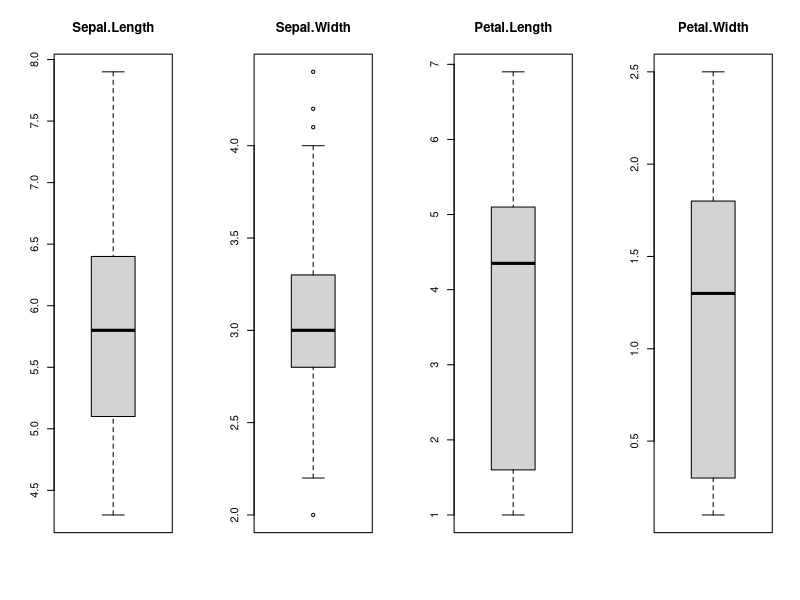
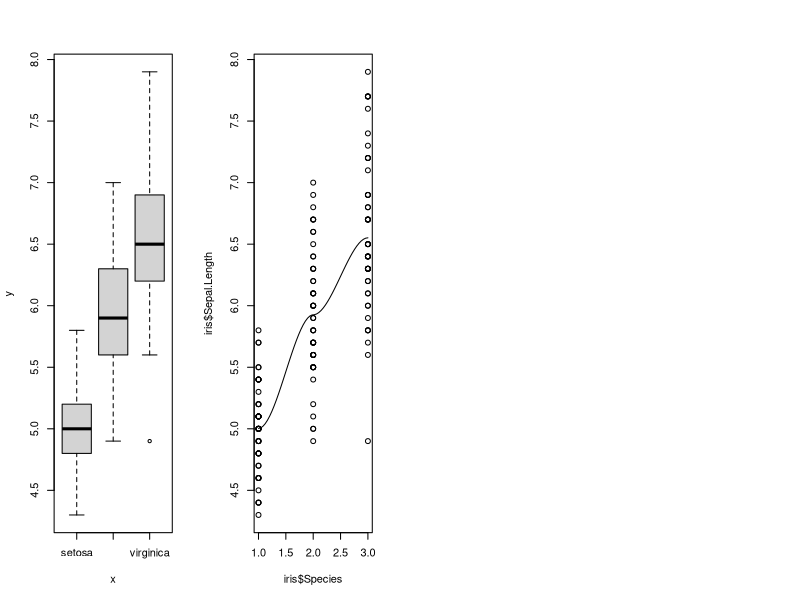

These charts were generated, in order, by the following R code:
data("iris")
iris
dataset=iris
View(dataset)
colnames(dataset)
library(caTools)
set.seed(1234)
split=sample.split(dataset$Species,SplitRatio =0.8)
trainingdata=subset(dataset,split=TRUE)
testdata=subset(dataset,split=FALSE)
dim(trainingdata)
str(trainingdata)
summary(trainingdata)
levels(trainingdata$Species)
#BOXPLOT 
par(mfrow=c(1,4))
for(i in 1:4){
  boxplot(trainingdata[,i],main=names(trainingdata)[i])
}
classifier=glm(iris$Species~.,family=binomial,data = trainingdata)
classifier
summary(classifier)
attach(iris)
classifier=glm(Species~Sepal.Length+Sepal.Width+Petal.Length,family=binomial,data=trainingdata)
summary(classifier)
classifier=glm(Species~Sepal.Length+Sepal.Width,family=binomial,data=trainingdata)
summary(classifier)
classifier=glm(Species~Sepal.Length,family=binomial,data=trainingdata)
summary(classifier)
plot(iris$Species,iris$Sepal.Length,data=iris)
scatter.smooth(iris$Species,iris$Sepal.Length)

#library("rms")
#attach(trainingdata)
#final=fastbw(lrm(factor(Species)~Sepal.Length+Sepal.Width+Petal.Length+Petal.Width),rule="p")
#final

y_pred=predict(classifier,type="response",newdata = testdata["Sepal.Length"])
y_pred

table(y_pred)
